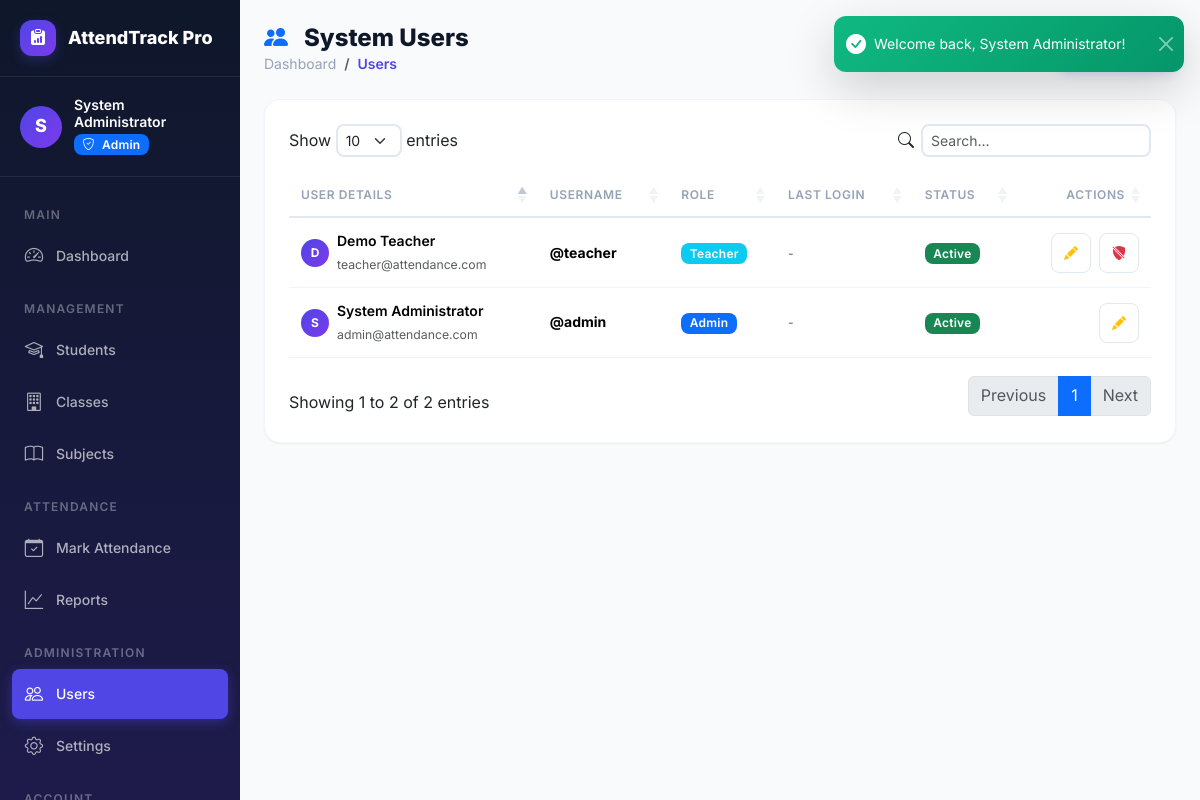
/users.php (signed in), run on the app's committed database.
### tables this page shows
CREATE TABLE IF NOT EXISTS `users` (
  `id` INT AUTO_INCREMENT PRIMARY KEY,
  `username` VARCHAR(50) NOT NULL UNIQUE,
  `email` VARCHAR(100) NOT NULL UNIQUE,
  `password` VARCHAR(255) NOT NULL,
  `full_name` VARCHAR(100) NOT NULL,
  `role` ENUM('admin', 'teacher') NOT NULL DEFAULT 'teacher',
  `phone` VARCHAR(20) DEFAULT NULL,
  `avatar` VARCHAR(255) DEFAULT NULL,
  `is_active` TINYINT(1) NOT NULL DEFAULT 1,
  `last_login` DATETIME DEFAULT NULL,
  `created_at` DATETIME NOT NULL DEFAULT CURRENT_TIMESTAMP,
  `updated_at` DATETIME NOT NULL DEFAULT CURRENT_TIMESTAMP ON UPDATE CURRENT_TIMESTAMP,
  INDEX `idx_users_role` (`role`),
  INDEX `idx_users_active` (`is_active`)
);

### functions.php (called while the page is built, shortened)
<?php
function sanitize($input) {
    return htmlspecialchars(trim($input), ENT_QUOTES, 'UTF-8');
}
function isLoggedIn() {
    return isset($_SESSION['user_id']) && !empty($_SESSION['user_id']);
}
function getCurrentUser() {
    static $user = null;
    if ($user === null) {
        $user = dbFetchOne("SELECT * FROM users WHERE id = ? AND is_active = 1", [$_SESSION['user_id']]);
    }
    return $user;
}
function isAdmin() {
    $user = getCurrentUser();
    return $user && $user['role'] === 'admin';
}
function formatDateTime($datetime, $format = 'd M Y, h:i A') {
    if (empty($datetime)) return '-';
    return date($format, strtotime($datetime));
}

### database.php (called while the page is built, shortened)
<?php
function getDBConnection() {
    static $pdo = null;
    if ($pdo === null) {
        try {
            $dsn = "mysql:host=" . DB_HOST . ";port=" . DB_PORT . ";dbname=" . DB_NAME . ";charset=" . DB_CHARSET;
            $options = [
                PDO::ATTR_ERRMODE            => PDO::ERRMODE_EXCEPTION,
                PDO::ATTR_DEFAULT_FETCH_MODE => PDO::FETCH_ASSOC,
                PDO::ATTR_EMULATE_PREPARES   => false,
                PDO::MYSQL_ATTR_INIT_COMMAND => "SET NAMES " . DB_CHARSET,
            ];
            $pdo = new PDO($dsn, DB_USER, DB_PASS, $options);
        } catch (PDOException $e) {
            error_log("Database Connection Error: " . $e->getMessage());
            try {
                $dsn = "mysql:host=" . DB_HOST . ";port=" . DB_PORT . ";charset=" . DB_CHARSET;
                $tempPdo = new PDO($dsn, DB_USER, DB_PASS);
                $tempPdo->exec("CREATE DATABASE IF NOT EXISTS `" . DB_NAME . "` CHARACTER SET utf8mb4 COLLATE utf8mb4_unicode_ci");
                $tempPdo = null;
                $dsn = "mysql:host=" . DB_HOST . ";port=" . DB_PORT . ";dbname=" . DB_NAME . ";charset=" . DB_CHARSET;
                $pdo = new PDO($dsn, DB_USER, DB_PASS, $options);
                require_once __DIR__ . '/init.php';
                initializeDatabase($pdo);
            } catch (PDOException $e2) {
                error_log("Database Creation Error: " . $e2->getMessage());
                die('<div style="font-family:Arial;padding:40px;text-align:center;">
                    <h2 style="color:#ef4444;">Database Connection Failed</h2>
                    <p>Please ensure MySQL is running in XAMPP Control Panel.</p>
                    <p style="color:#666;font-size:14px;">Error: ' . htmlspecialchars($e2->getMessage()) . '</p>
                </div>');
            }
        }
    }
    return $pdo;
}
function dbQuery($sql, $params = []) {
    $pdo = getDBConnection();
    $stmt = $pdo->prepare($sql);
    $stmt->execute($params);
    return $stmt;
}
function dbFetchAll($sql, $params = []) {
    return dbQuery($sql, $params)->fetchAll();
}
function dbFetchOne($sql, $params = []) {
    return dbQuery($sql, $params)->fetch();
}

### auth_check.php (called while the page is built, shortened)
<?php
$currentUser = getCurrentUser();

### users.php (the view, shortened to what this page needs)
<?php
require_once __DIR__ . '/../includes/auth_check.php';
$isAdminPage = true;
$users = dbFetchAll("SELECT * FROM users ORDER BY id DESC");
include __DIR__ . '/../includes/header.php';
?>
<div class="admin-layout">
    <?php include __DIR__ . '/../includes/sidebar.php'; ?>
    <main class="admin-content">
        <header class="page-header animate-fade-in">
            <div class="d-flex align-items-center gap-3">
                <div>
                    <h4 class="mb-0"><i class="bi bi-people-fill text-primary me-2"></i>System Users</h4>
                    <nav aria-label="breadcrumb">
                        <ol class="breadcrumb">
                            <li class="breadcrumb-item"><a href="<?php echo BASE_URL; ?>/admin/dashboard.php">Dashboard</a></li>
                            <li class="breadcrumb-item active" aria-current="page">Users</li>
                        </ol>
                    </nav>
                </div>
            </div>
            <button class="btn btn-primary" data-bs-toggle="modal" data-bs-target="#userModal" onclick="openAddUserModal()">
                <i class="bi bi-person-plus-fill me-1"></i>Add User
            </button>
        </header>
        <div class="card p-4 animate-fade-in-up">
            <div class="table-responsive">
                <table class="table table-hover align-middle data-table">
                    <thead>
                        <tr>
                            <th>User Details</th>
                            <th>Username</th>
                            <th>Role</th>
                            <th>Last Login</th>
                            <th>Status</th>
                            <th class="text-end no-print">Actions</th>
                        </tr>
                    </thead>
                    <tbody>
                        <?php foreach ($users as $usr): ?>
                            <tr>
                                <td>
                                    <div class="d-flex align-items-center gap-2">
                                        <div class="user-avatar-sm">
                                            <?php echo strtoupper(substr($usr['full_name'], 0, 1)); ?>
                                        </div>
                                        <div>
                                            <div class="fw-semibold"><?php echo sanitize($usr['full_name']); ?></div>
                                            <small class="text-muted"><?php echo sanitize($usr['email']); ?></small>
                                        </div>
                                    </div>
                                </td>
                                <td><span class="fw-bold">@<?php echo sanitize($usr['username']); ?></span></td>
                                <td>
                                    <span class="badge bg-<?php echo $usr['role'] === 'admin' ? 'primary' : 'info'; ?>">
                                        <?php echo ucfirst($usr['role']); ?>
                                    </span>
                                </td>
                                <td><small class="text-muted"><?php echo formatDateTime($usr['last_login']); ?></small></td>
                                <td>
                                    <?php if ($usr['is_active']): ?>
                                        <span class="badge bg-success">Active</span>
                                    <?php else: ?>
                                        <span class="badge bg-danger">Suspended</span>
                                    <?php endif; ?>
                                </td>
                                <td class="text-end no-print">
                                    <button class="btn btn-icon btn-sm" onclick="editUser(<?php echo htmlspecialchars(json_encode($usr)); ?>)" data-bs-toggle="tooltip" title="Edit User">
                                        <i class="bi bi-pencil-fill text-warning"></i>
                                    </button>
                                    <?php if ($usr['id'] !== $currentUser['id']): ?>
                                        <form method="POST" action="" style="display:inline-block;">
                                            <button type="submit" class="btn btn-icon btn-sm ms-1" data-bs-toggle="tooltip" title="<?php echo $usr['is_active'] ? 'Suspend User' : 'Activate User'; ?>">
                                                <i class="bi bi-<?php echo $usr['is_active'] ? 'shield-slash-fill text-danger' : 'shield-fill-check text-success'; ?>"></i>
                                            </button>
                                        </form>
                                    <?php endif; ?>
                                </td>
                            </tr>
                        <?php endforeach; ?>
                    </tbody>
                </table>
            </div>
        </div>
    </main>
</div>
<?php include __DIR__ . '/../includes/footer.php'; ?>

### header.php (shortened to what this page needs)
<?php
if (!isset($bodyClass)) $bodyClass = '';
?>
<!DOCTYPE html>
<html lang="en" data-bs-theme="light">
<head>
    <link href="https://cdn.jsdelivr.net/npm/bootstrap@5.3.3/dist/css/bootstrap.min.css" rel="stylesheet">
    <link href="https://cdn.jsdelivr.net/npm/bootstrap-icons@1.11.3/font/bootstrap-icons.min.css" rel="stylesheet">
    <?php if ($isAdminPage): ?>
    <link href="https://cdn.datatables.net/1.13.7/css/dataTables.bootstrap5.min.css" rel="stylesheet">
    <?php endif; ?>
    <link href="<?php echo ASSETS_URL; ?>/css/style.css" rel="stylesheet">
    <link href="<?php echo ASSETS_URL; ?>/css/dark-mode.css" rel="stylesheet">
    <link href="<?php echo ASSETS_URL; ?>/css/animations.css" rel="stylesheet">
    <link href="<?php echo ASSETS_URL; ?>/css/loader.css" rel="stylesheet">
    <link href="<?php echo ASSETS_URL; ?>/css/responsive.css" rel="stylesheet">
</head>
<body class="<?php echo $bodyClass; ?>">
<?php include __DIR__ . '/toast.php'; ?>

### toast.php
<div class="toast-container position-fixed top-0 end-0 p-3" id="toastContainer" style="z-index: 9999;">
</div>
<template id="toastTemplate">
    <div class="toast align-items-center border-0 shadow-lg animate-slide-in" role="alert" aria-live="assertive" aria-atomic="true" data-bs-autohide="true" data-bs-delay="4000">
        <div class="d-flex">
            <div class="toast-body d-flex align-items-center gap-2">
                <i class="toast-icon bi fs-5"></i>
                <span class="toast-message"></span>
            </div>
            <button type="button" class="btn-close btn-close-white me-2 m-auto" data-bs-dismiss="toast" aria-label="Close"></button>
        </div>
    </div>
</template>

### sidebar.php (shortened to what this page needs)
<?php
$currentPage = basename($_SERVER['PHP_SELF']);
$user = getCurrentUser();
function sidebarActive($page) {
    global $currentPage;
    return $currentPage === $page ? 'active' : '';
}
?>
<aside class="admin-sidebar" id="adminSidebar">
    <div class="sidebar-header">
        <a href="<?php echo BASE_URL; ?>/admin/dashboard.php" class="sidebar-brand">
            <div class="brand-icon">
                <i class="bi bi-clipboard-data-fill"></i>
            </div>
            <span class="brand-text"><?php echo defined('APP_NAME') ? APP_NAME : 'AttendTrack Pro'; ?></span>
        </a>
    </div>
    <div class="sidebar-user">
        <div class="user-avatar">
            <?php echo strtoupper(substr($user['full_name'], 0, 1)); ?>
        </div>
        <div class="user-info">
            <h6><?php echo sanitize($user['full_name']); ?></h6>
            <span class="badge bg-<?php echo $user['role'] === 'admin' ? 'primary' : 'info'; ?>">
                <i class="bi bi-<?php echo $user['role'] === 'admin' ? 'shield-check' : 'person-badge'; ?> me-1"></i>
                <?php echo ucfirst($user['role']); ?>
            </span>
        </div>
    </div>
    <nav class="sidebar-nav">
        <div class="nav-section">
            <span class="nav-section-title">Main</span>
        </div>
        <a href="<?php echo BASE_URL; ?>/admin/dashboard.php" class="sidebar-link <?php echo sidebarActive('dashboard.php'); ?>">
            <i class="bi bi-speedometer2"></i>
            <span>Dashboard</span>
        </a>
        <div class="nav-section">
            <span class="nav-section-title">Management</span>
        </div>
        <a href="<?php echo BASE_URL; ?>/admin/students.php" class="sidebar-link <?php echo sidebarActive('students.php'); ?>">
            <i class="bi bi-mortarboard"></i>
            <span>Students</span>
        </a>
        <a href="<?php echo BASE_URL; ?>/admin/classes.php" class="sidebar-link <?php echo sidebarActive('classes.php'); ?>">
            <i class="bi bi-building"></i>
            <span>Classes</span>
        </a>
        <a href="<?php echo BASE_URL; ?>/admin/subjects.php" class="sidebar-link <?php echo sidebarActive('subjects.php'); ?>">
            <i class="bi bi-book"></i>
            <span>Subjects</span>
        </a>
        <div class="nav-section">
            <span class="nav-section-title">Attendance</span>
        </div>
        <a href="<?php echo BASE_URL; ?>/admin/attendance.php" class="sidebar-link <?php echo sidebarActive('attendance.php'); ?>">
            <i class="bi bi-calendar-check"></i>
            <span>Mark Attendance</span>
        </a>
        <a href="<?php echo BASE_URL; ?>/admin/reports.php" class="sidebar-link <?php echo sidebarActive('reports.php'); ?>">
            <i class="bi bi-graph-up"></i>
            <span>Reports</span>
        </a>
        <?php if (isAdmin()): ?>
        <div class="nav-section">
            <span class="nav-section-title">Administration</span>
        </div>
        <a href="<?php echo BASE_URL; ?>/admin/users.php" class="sidebar-link <?php echo sidebarActive('users.php'); ?>">
            <i class="bi bi-people"></i>
            <span>Users</span>
        </a>
        <a href="<?php echo BASE_URL; ?>/admin/settings.php" class="sidebar-link <?php echo sidebarActive('settings.php'); ?>">
            <i class="bi bi-gear"></i>
            <span>Settings</span>
        </a>
        <?php endif; ?>
        <div class="nav-section">
            <span class="nav-section-title">Account</span>
        </div>
    </nav>
</aside>

### footer.php (shortened to what this page needs)
</body>
</html>

### animations.css (style rules this page uses)
.animate-fade-in-up { opacity: 0; transform: translateY(30px); transition: opacity 0.6s ease, transform 0.6s ease; }
.animate-fade-in-up.visible { opacity: 1; transform: translateY(0); }
.animate-fade-in { opacity: 0; transition: opacity 0.6s ease; }
.animate-fade-in.visible { opacity: 1; }
.animate-slide-in { animation: slideInRight 0.4s ease; }
.page-enter { animation: pageEnter 0.4s ease-out; }

### responsive.css (style rules this page uses)
@media (max-width: 1200px) { .admin-sidebar { width: 240px; } }
@media (max-width: 1200px) { .admin-content { margin-left: 240px; } }

### data on the page
users: full_name "S", full_name "System Administrator", role "Admin", email "admin@attendance.com", username "admin", last_login "-", is_active "Active"
users: full_name "D", full_name "Demo Teacher", email "teacher@attendance.com", username "teacher", role "Teacher", last_login "-", is_active "Active"

### other printed values
APP_NAME "AttendTrack Pro"
